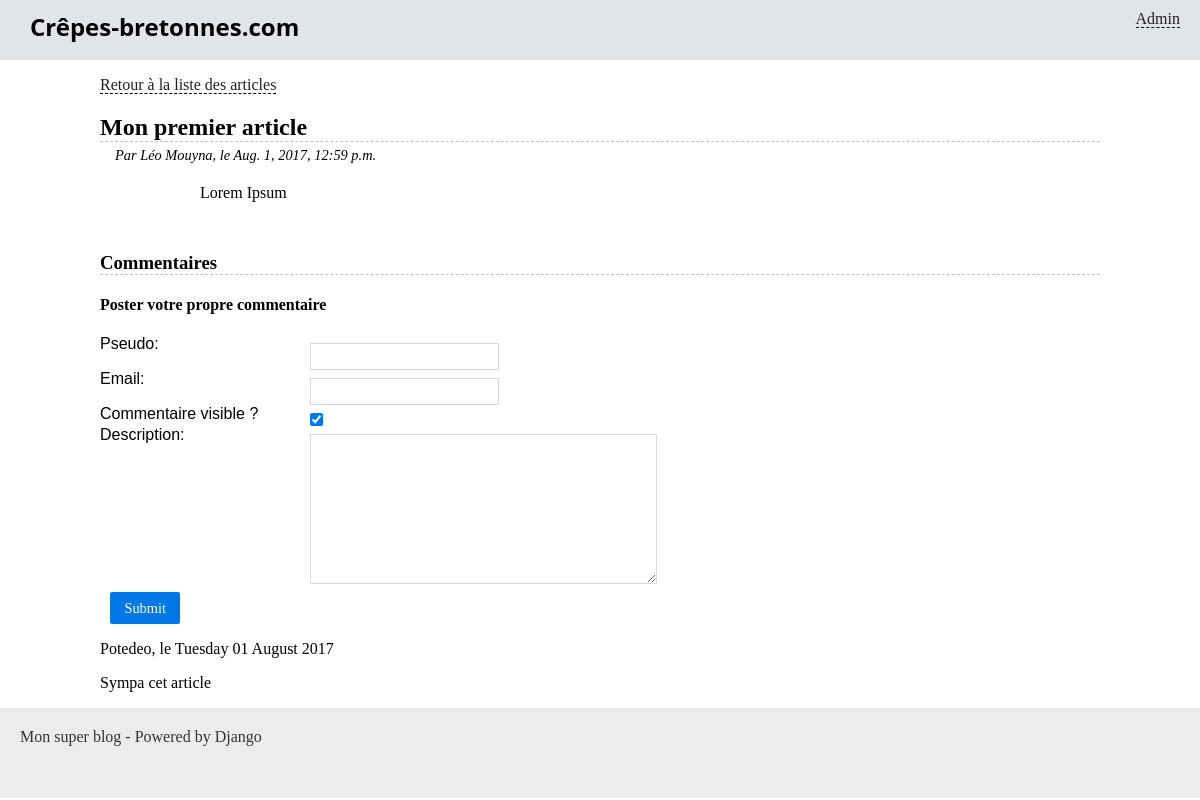
Page /mon-premier-article on the committed database.
### blog/models.py (models this page shows, shortened)
class Article(models.Model):
    titre = models.CharField(max_length=100)
    slug = models.SlugField()
    auteur = models.CharField(max_length=42)
    contenu = models.TextField(null=True)
    date = models.DateTimeField(verbose_name="Date de parution",
                                auto_now_add=True, auto_now=False)
    is_visible = models.BooleanField(verbose_name="Article publié ?",
                                     default=False)
    categorie = models.ForeignKey('Categorie')

class Comment(models.Model):
    content = models.TextField(verbose_name="Description")
    pseudo = models.CharField(max_length=42, verbose_name="Pseudo")
    email = models.EmailField(verbose_name="Email")
    is_visible = models.BooleanField(default=True, verbose_name="Commentaire visible ?")
    article = models.ForeignKey('Article')
    date = models.DateTimeField(auto_now_add=True, auto_now=False)

### blog/views.py (the view)
# urls.py: url(r'^(?P<slug>.+)$', views.lire_article, name='blog_lire'),
def lire_article(request, slug):
    article = get_object_or_404(Article, slug=slug)
    comments = Comment.objects.filter(article=article).exclude(is_visible=False)
    if request.method == "POST":
        form = CommentForm(request.POST)
        if form.is_valid():
            comment = form.save(commit=False)
            comment.article = article
            comment.save()
    else:
        form = CommentForm()
    return render(request, 'blog/lire_article.html', locals())

### blog/forms.py
class CommentForm(forms.ModelForm):
    class Meta:
        model = Comment
        fields = ('pseudo', 'email', 'is_visible', 'content', )

### blog/templates/blog/lire_article.html (shortened to what this page needs)
{% extends "blog/base.html" %}
{% block content %}
	<p>
		<a href="{% url 'accueil' %}">Retour à la liste des articles</a>
	</p>
	<h2 class="titre-article">{{ article.titre }}</h2>
	<p class="infos-article">Par {{ article.auteur }}, le {{ article.date }}</p>
	<div class="contenu-article">
		{{ article.contenu|safe }}
	</div>
	<h3 class="titre-comments">Commentaires</h3>
	<h4>Poster votre propre commentaire</h4>
	<form method="post" action="{% url 'blog_lire' article.slug %}" class="pure-form">
		{{ form.as_p }}
		<p style="text-align:center">
			<input class="pure-button pure-button-primary" type="submit" />
		</p>
	</form>
	{% for comment in comments %}
	<div class="commentaire">
			<p>{{comment.pseudo}}, le {{ comment.date|date:'l d F Y' }}</p>
			<p>{{comment.content}}</p>
	</div>
	{% endfor %}
{% endblock %}

### blog/static/blog/styles.css (style rules this page uses)
* { box-sizing: border-box; }
body { margin: 0; padding: 0; }
a { color: #222; border-bottom: 1px dashed #000; text-decoration: none; }
form label { display: block; float: left; font-weight: lighter; width: 200px; text-align: justify; font-family: Arvo, Arial; }
form input, form select, form textarea { border: 1px solid #d9d9d9; color: #343434; float: left; margin: 8px 10px 0px 10px; padding: 5px; }
form textarea { height: 150px; }
form p { clear: both; }
.titre-article, .titre-comments { border-bottom: 1px dashed #c3c3c3; margin-bottom: 0; }
.infos-article { margin: 5px 0 0 15px; font-style: italic; font-size: 0.9em; }
.titre-comments { margin-top: 50px; }
.contenu-article { margin: 20px auto; width: 80%; }
input[type="submit"] { background-color: #0078E7; color: #FFF; font-family: Verdana; font-size: 0.9em; padding: 0.5em 1em; border: 0px none transparent; text-decoration: none; border-radius: 2px; display: inline-block; }

### rows in the picture
Article: titre "Mon premier article", auteur "Léo Mouyna", date "Aug. 1, 2017, 12:59 p.m.", contenu "Lorem Ipsum"
Comment: pseudo "Potedeo", date "Tuesday 01 August 2017", content "Sympa cet article"
